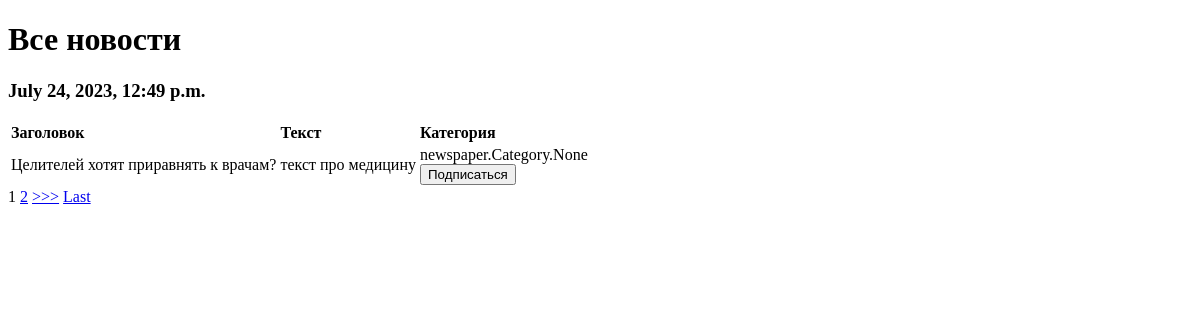
The app's page /news, older data.
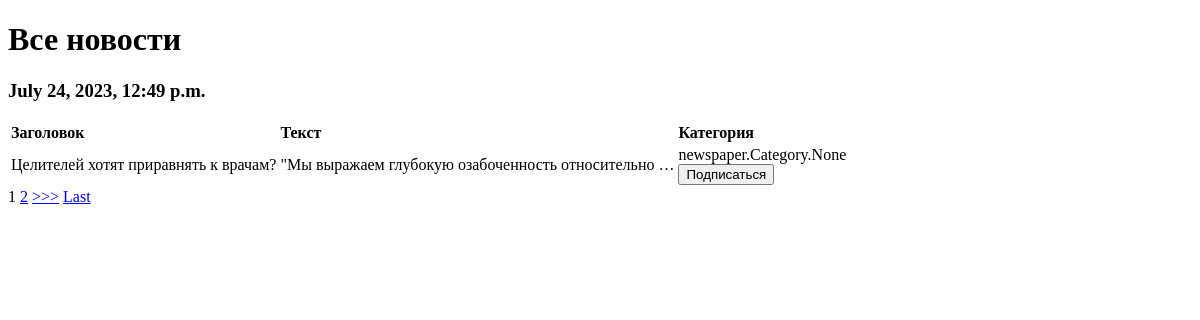
The same page, newer data.
### newspaper/models.py (models this page shows, shortened)
class Post(models.Model):
    author = models.ForeignKey(Author, on_delete=models.CASCADE)
    postType = models.CharField(max_length=1, choices=choices, default='article')
    datetime = models.DateTimeField(auto_now_add=True)
    category = models.ManyToManyField(Category, through='PostCategory')
    header = models.TextField(max_length=100)
    text = models.TextField()
    postRating = models.IntegerField(default=0)

### newspaper/views.py (the view)
# urls.py: path('news', PostList.as_view(), name='news'),
class PostList(ListView):
    model = Post
    template_name = 'news.html'
    context_object_name = 'news'
    queryset = Post.objects.order_by('datetime')
    paginate_by = 1
    def get_context_data(self, **kwargs):
        context = super().get_context_data(**kwargs)
        context['time_now'] = datetime.utcnow()
        return context

### newspaper/templatetags/custom_filters.py (called while the page is built)
@register.filter(name='sor')
def sor(value, arg):
    if arg not in str(value):
        return str(value)
    else:
        raise ValueError(f'Нельзя использовать нецензурную лексику {arg}')

### templates/news.html (shortened to what this page needs)
{% extends 'default.html' %}
{% load custom_filters %}
{% block content %}
  <h1>Все новости</h1>
    <h3>{{ time_now }}</h3>
        <table>
            <tr>
                <td>
                <b>Заголовок</b>
                </td>
                <td>
                    <b>Текст</b>
                </td>
                <td>
                    <b>Категория</b>
                </td>
            </tr>
        {% for post in news %}
            <tr>
                <td>
                    {{ post.header|sor:'badwodrforfemale'|sor:'badwordformale'|sor:'badwordforchild'|sor:'badwordfornonbinaryperson'}}
                </td>
                <td>
                    {{ post.text|truncatechars:50|sor:'badwodrforfemale'|sor:'badwordformale'|sor:'badwordforchild'|sor:'badwordfornonbinaryperson'}}
                </td>
                <td>
                    {{ post.category}}
                            <form method="POST" action="{% url 'subscribers' %}">
                                <button type="submit" class="btn btn-outline-primary" name='user_pk' value="{{ user.pk }}">
                                    Подписаться
                                </button>
                            </form>
                </td>
            </tr>
        {% endfor %}
        </table>
        {% if is_paginated %}
        {% for num in page_obj.paginator.page_range %}
            {% if page_obj.number == num %}
                <a>{{ num }}</a>
            {% elif num > page_obj.number|add:'-3' and num < page_obj.number|add:'3' %}
                <a href="?page={{ num }}">{{ num }}</a>
            {% endif %}
        {% endfor %}
        {% if page_obj.has_next %}
            <a href="?page={{ page_obj.next_page_number }}">>>></a>
            <a href="?page={{ page_obj.paginator.num_pages }}">Last</a>
        {% endif %}
{% endif %}
{% endblock content %}

Row changes from the older to the newer data that the page shows:
changed Post "Целителей хотят приравнять к врачам?": text|sor "текст про медицину" → "\"Мы выражаем глубокую озабоченность относительно …"
